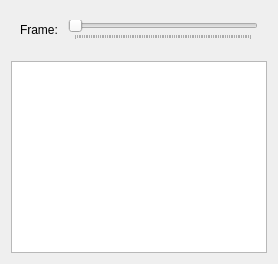
      <widget class="QWidget" name="inspectionTab">
       <attribute name="title">
        <string>Inspection</string>
       </attribute>
       <layout class="QVBoxLayout" name="verticalLayout_17">
        <item>
         <widget class="QWidget" name="widget_22" native="true">
          <property name="sizePolicy">
           <sizepolicy hsizetype="Minimum" vsizetype="Minimum">
            <horstretch>0</horstretch>
            <verstretch>0</verstretch>
           </sizepolicy>
          </property>
          <layout class="QHBoxLayout" name="horizontalLayout_19">
           <item>
            <widget class="QLabel" name="label_11">
             <property name="text">
              <string>Frame: </string>
             </property>
            </widget>
           </item>
           <item>
            <widget class="QSlider" name="tectonicsSlider_2">
             <property name="orientation">
              <enum>Qt::Horizontal</enum>
             </property>
             <property name="tickPosition">
              <enum>QSlider::TicksBelow</enum>
             </property>
             <property name="tickInterval">
              <number>1</number>
             </property>
            </widget>
           </item>
          </layout>
         </widget>
        </item>
        <item>
         <widget class="QVTKWidget" name="inspectionQVTKView" native="true">
          <property name="sizePolicy">
           <sizepolicy hsizetype="Expanding" vsizetype="Expanding">
            <horstretch>0</horstretch>
            <verstretch>0</verstretch>
           </sizepolicy>
          </property>
         </widget>
        </item>
        <item>
         <widget class="QTableWidget" name="tableWidget">
          <property name="sizePolicy">
           <sizepolicy hsizetype="Expanding" vsizetype="Minimum">
            <horstretch>0</horstretch>
            <verstretch>0</verstretch>
           </sizepolicy>
          </property>
         </widget>
        </item>
       </layout>
      </widget>
